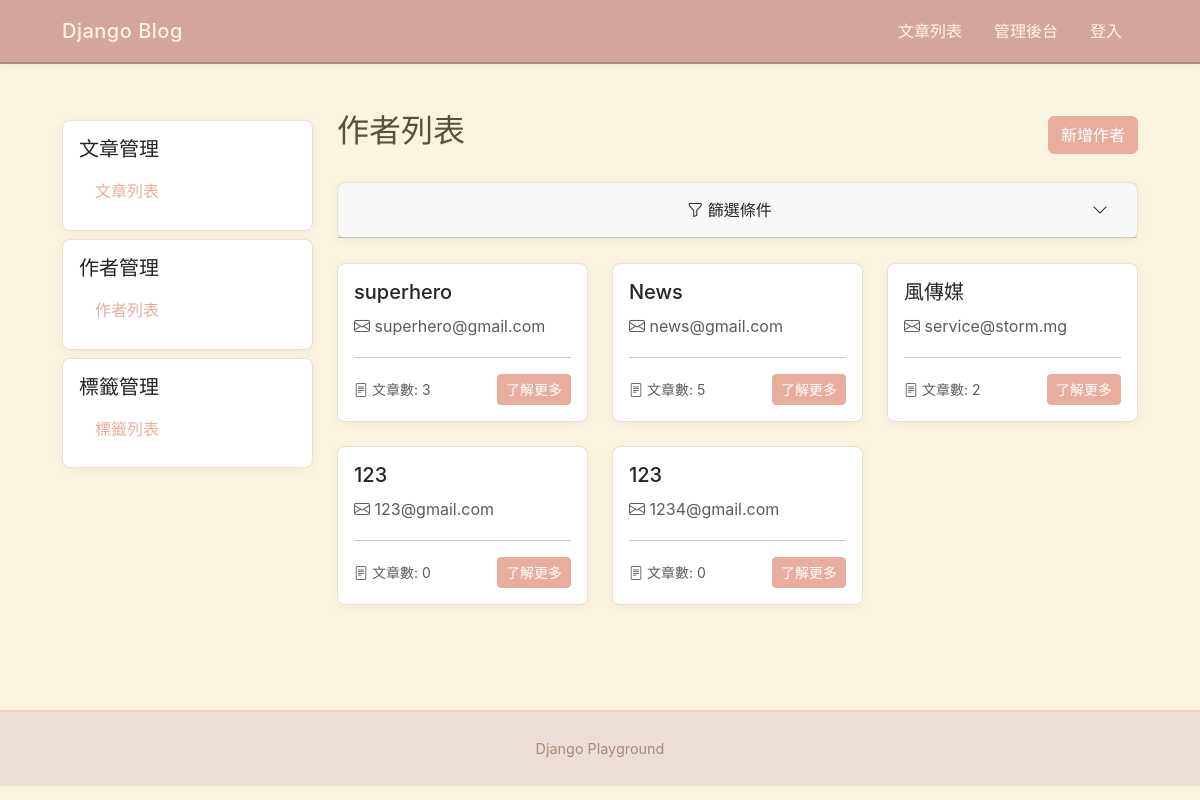
The page /blog/authors/ on the database its author committed.
### blog/models.py (models this page shows, shortened)
class Author(models.Model):
    name = models.CharField(max_length=100)
    email = models.EmailField(unique=True)
    bio = models.TextField(blank=True)
    created_at = models.DateTimeField(auto_now_add=True)

### blog/views.py (the view)
# urls.py: path("authors/", views.author_list, name="author_list"),
def author_list(request):
    author_filter = AuthorFilter(
        request.GET or None,
        queryset=Author.objects.prefetch_related("articles"),
    )
    return render(request, "blog/author_list.html", {"filter": author_filter})

### blog/templates/blog/author_list.html (shortened to what this page needs)
{% extends "blog/base.html" %}
{% load django_bootstrap5 %}
{% block blog_content %}
    <div class="d-flex justify-content-between align-items-center mb-4">
    <h2>
      作者列表
    </h2>
    <a href="{% url 'blog:author_create' %}" class="btn btn-primary">
      新增作者
    </a>
  </div>
  <div class="card mb-4">
    <div class="card-header">
      <button class="btn btn-link text-decoration-none text-dark w-100"
              type="button"
              data-bs-toggle="collapse"
              data-bs-target="#filterCollapse"
              aria-expanded="false"
              aria-controls="filterCollapse">
        <i class="bi bi-funnel"></i> 篩選條件
        <i class="bi bi-chevron-down float-end"></i>
      </button>
    </div>
  </div>
  <div class="row">
    {% for author in filter.qs %}
      <div class="col-md-6 col-lg-4 mb-4">
        <div class="card h-100">
          <div class="card-body">
            <h5 class="card-title">{{ author.name }}</h5>
            <p class="card-text text-muted">
              <i class="bi bi-envelope"></i> {{ author.email }}
            </p>
           <hr/>
            <div class="d-flex justify-content-between align-items-center">
              <p class="text-muted small mb-0">
              <i class="bi bi-file-text"></i> 文章數: {{ author.articles.count }}
            </p>
              <a href="{% url 'blog:author_detail' author.id %}"
                class="btn btn-primary btn-sm">
                了解更多
              </a>
            </div>
          </div>
        </div>
      </div>
    {% empty %}
      <div class="col-12">
        <div class="alert alert-info">
          目前沒有作者
        </div>
      </div>
    {% endfor %}
  </div>
{% endblock blog_content %}

### templates/style.css (style rules this page uses)
:root { --warm-cream: #FAF3E0; --soft-beige: #EADED6; --warm-peach: #F8C8B8; --muted-coral: #E8AE9D; --warm-terracotta: #D4A59A; --soft-brown: #A68A7A; --warm-text: #5D4E37; --light-accent: #FFF5E6; --bs-info: #68b4f8; }
body { background-color: var(--warm-cream); color: var(--warm-text); font-family: -apple-system, BlinkMacSystemFont, "Segoe UI", "Hiragino Sans", "Hiragino Kaku Gothic ProN", "Yu Gothic", sans-serif; line-height: 1.8; }
.card { background-color: white; border: 1px solid var(--soft-beige); border-radius: 8px; box-shadow: 0 2px 12px rgba(0, 0, 0, 0.04); transition: all 0.3s ease; }
.btn-primary { background-color: var(--muted-coral); border-color: var(--muted-coral); color: white; }
a { color: var(--muted-coral); text-decoration: none; }

### rows shown on the page
Author: name "superhero", email "superhero@gmail.com", articles.count "3"
Author: name "News", email "news@gmail.com", articles.count "5"
Author: name "風傳媒", email "service@storm.mg", articles.count "2"
Author: name "123", email "123@gmail.com", articles.count "0"
Author: name "123", email "1234@gmail.com", articles.count "0"

### other values the page prints
{{ title }} "文章管理 作者管理 標籤管理"
{{ name }} "文章列表 作者列表 標籤列表"
